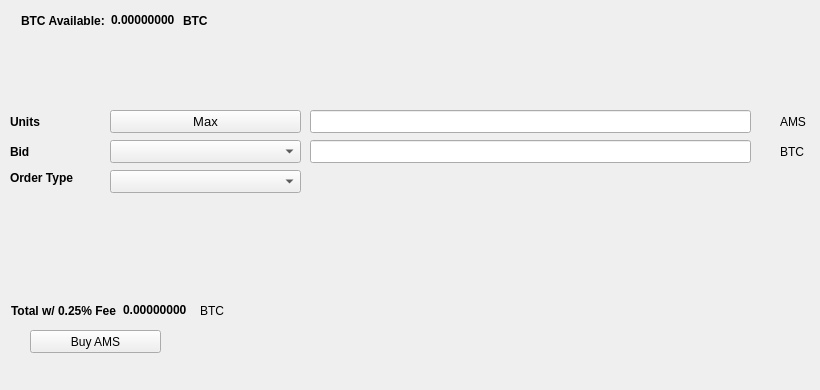
   <widget class="QWidget" name="BuyTab">
    <attribute name="title">
     <string>Buy</string>
    </attribute>
    <widget class="QPushButton" name="BuyAMS">
     <property name="geometry">
      <rect>
       <x>30</x>
       <y>330</y>
       <width>131</width>
       <height>23</height>
      </rect>
     </property>
     <property name="text">
      <string>Buy AMS</string>
     </property>
     <property name="icon">
      <iconset resource="../creacoin.qrc">
       <normaloff>:/icons/bitcoin</normaloff>:/icons/bitcoin</iconset>
     </property>
    </widget>
    <widget class="QLabel" name="label_3">
     <property name="geometry">
      <rect>
       <x>10</x>
       <y>110</y>
       <width>46</width>
       <height>23</height>
      </rect>
     </property>
     <property name="font">
      <font>
       <weight>75</weight>
       <bold>true</bold>
      </font>
     </property>
     <property name="text">
      <string>Units</string>
     </property>
    </widget>
    <widget class="QLineEdit" name="UnitsInput">
     <property name="geometry">
      <rect>
       <x>310</x>
       <y>110</y>
       <width>441</width>
       <height>23</height>
      </rect>
     </property>
     <property name="font">
      <font>
       <pointsize>9</pointsize>
       <weight>75</weight>
       <bold>true</bold>
      </font>
     </property>
    </widget>
    <widget class="QLineEdit" name="BuyBidPriceEdit">
     <property name="geometry">
      <rect>
       <x>310</x>
       <y>140</y>
       <width>441</width>
       <height>23</height>
      </rect>
     </property>
     <property name="font">
      <font>
       <pointsize>9</pointsize>
       <weight>75</weight>
       <bold>true</bold>
      </font>
     </property>
    </widget>
    <widget class="QLabel" name="label_4">
     <property name="geometry">
      <rect>
       <x>780</x>
       <y>110</y>
       <width>31</width>
       <height>23</height>
      </rect>
     </property>
     <property name="text">
      <string>AMS</string>
     </property>
    </widget>
    <widget class="QLabel" name="label_5">
     <property name="geometry">
      <rect>
       <x>780</x>
       <y>140</y>
       <width>31</width>
       <height>23</height>
      </rect>
     </property>
     <property name="text">
      <string>BTC</string>
     </property>
    </widget>
    <widget class="QLabel" name="label_6">
     <property name="geometry">
      <rect>
       <x>10</x>
       <y>140</y>
       <width>46</width>
       <height>23</height>
      </rect>
     </property>
     <property name="font">
      <font>
       <weight>75</weight>
       <bold>true</bold>
      </font>
     </property>
     <property name="text">
      <string>Bid</string>
     </property>
    </widget>
    <widget class="QLabel" name="label_7">
     <property name="geometry">
      <rect>
       <x>10</x>
       <y>170</y>
       <width>91</width>
       <height>16</height>
      </rect>
     </property>
     <property name="font">
      <font>
       <weight>75</weight>
       <bold>true</bold>
      </font>
     </property>
     <property name="text">
      <string>Order Type</string>
     </property>
    </widget>
    <widget class="QPushButton" name="Buy_Max_Amount">
     <property name="geometry">
      <rect>
       <x>110</x>
       <y>110</y>
       <width>191</width>
       <height>23</height>
      </rect>
     </property>
     <property name="font">
      <font>
       <pointsize>10</pointsize>
      </font>
     </property>
     <property name="text">
      <string>Max</string>
     </property>
    </widget>
    <widget class="QComboBox" name="BuyBidcomboBox">
     <property name="geometry">
      <rect>
       <x>110</x>
       <y>140</y>
       <width>191</width>
       <height>23</height>
      </rect>
     </property>
     <property name="font">
      <font>
       <pointsize>10</pointsize>
      </font>
     </property>
    </widget>
    <widget class="QComboBox" name="buyOrdertypeCombo">
     <property name="geometry">
      <rect>
       <x>110</x>
       <y>170</y>
       <width>191</width>
       <height>23</height>
      </rect>
     </property>
     <property name="font">
      <font>
       <pointsize>10</pointsize>
      </font>
     </property>
    </widget>
    <widget class="QWidget" name="layoutWidget1">
     <property name="geometry">
      <rect>
       <x>21</x>
       <y>11</y>
       <width>227</width>
       <height>19</height>
      </rect>
     </property>
     <layout class="QHBoxLayout" name="horizontalLayout_3">
      <item>
       <widget class="QLabel" name="label232">
        <property name="font">
         <font>
          <weight>75</weight>
          <bold>true</bold>
         </font>
        </property>
        <property name="text">
         <string>BTC Available:</string>
        </property>
       </widget>
      </item>
      <item>
       <widget class="QLabel" name="BtcAvailableLbl">
        <property name="palette">
         <palette>
          <active>
           <colorrole role="WindowText">
            <brush brushstyle="SolidPattern">
             <color alpha="255">
              <red>0</red>
              <green>0</green>
              <blue>0</blue>
             </color>
            </brush>
           </colorrole>
           <colorrole role="Button">
            <brush brushstyle="SolidPattern">
             <color alpha="255">
              <red>0</red>
              <green>170</green>
              <blue>0</blue>
             </color>
            </brush>
           </colorrole>
           <colorrole role="Light">
            <brush brushstyle="SolidPattern">
             <color alpha="255">
              <red>0</red>
              <green>255</green>
              <blue>0</blue>
             </color>
            </brush>
           </colorrole>
           <colorrole role="Midlight">
            <brush brushstyle="SolidPattern">
             <color alpha="255">
              <red>0</red>
              <green>212</green>
              <blue>0</blue>
             </color>
            </brush>
           </colorrole>
           <colorrole role="Dark">
            <brush brushstyle="SolidPattern">
             <color alpha="255">
              <red>0</red>
              <green>85</green>
              <blue>0</blue>
             </color>
            </brush>
           </colorrole>
           <colorrole role="Mid">
            <brush brushstyle="SolidPattern">
             <color alpha="255">
              <red>0</red>
              <green>113</green>
              <blue>0</blue>
             </color>
            </brush>
           </colorrole>
           <colorrole role="Text">
            <brush brushstyle="SolidPattern">
             <color alpha="255">
              <red>0</red>
              <green>170</green>
              <blue>0</blue>
             </color>
            </brush>
           </colorrole>
           <colorrole role="BrightText">
            <brush brushstyle="SolidPattern">
             <color alpha="255">
              <red>255</red>
              <green>255</green>
              <blue>255</blue>
             </color>
            </brush>
           </colorrole>
           <colorrole role="ButtonText">
            <brush brushstyle="SolidPattern">
             <color alpha="255">
              <red>0</red>
              <green>0</green>
              <blue>0</blue>
             </color>
            </brush>
           </colorrole>
           <colorrole role="Base">
            <brush brushstyle="SolidPattern">
             <color alpha="255">
              <red>255</red>
              <green>255</green>
              <blue>255</blue>
             </color>
            </brush>
           </colorrole>
           <colorrole role="Window">
            <brush brushstyle="SolidPattern">
             <color alpha="255">
              <red>0</red>
              <green>170</green>
              <blue>0</blue>
             </color>
            </brush>
           </colorrole>
           <colorrole role="Shadow">
            <brush brushstyle="SolidPattern">
             <color alpha="255">
              <red>0</red>
              <green>0</green>
              <blue>0</blue>
             </color>
            </brush>
           </colorrole>
           <colorrole role="AlternateBase">
            <brush brushstyle="SolidPattern">
             <color alpha="255">
              <red>127</red>
              <green>212</green>
              <blue>127</blue>
             </color>
            </brush>
           </colorrole>
           <colorrole role="ToolTipBase">
            <brush brushstyle="SolidPattern">
             <color alpha="255">
              <red>255</red>
              <green>255</green>
              <blue>220</blue>
             </color>
            </brush>
           </colorrole>
           <colorrole role="ToolTipText">
            <brush brushstyle="SolidPattern">
             <color alpha="255">
              <red>0</red>
              <green>0</green>
              <blue>0</blue>
             </color>
            </brush>
           </colorrole>
          </active>
          <inactive>
           <colorrole role="WindowText">
            <brush brushstyle="SolidPattern">
             <color alpha="255">
              <red>0</red>
              <green>0</green>
              <blue>0</blue>
             </color>
            </brush>
           </colorrole>
           <colorrole role="Button">
            <brush brushstyle="SolidPattern">
             <color alpha="255">
              <red>0</red>
              <green>170</green>
              <blue>0</blue>
             </color>
            </brush>
           </colorrole>
           <colorrole role="Light">
            <brush brushstyle="SolidPattern">
             <color alpha="255">
              <red>0</red>
              <green>255</green>
              <blue>0</blue>
             </color>
            </brush>
           </colorrole>
           <colorrole role="Midlight">
            <brush brushstyle="SolidPattern">
             <color alpha="255">
              <red>0</red>
              <green>212</green>
              <blue>0</blue>
             </color>
            </brush>
           </colorrole>
           <colorrole role="Dark">
            <brush brushstyle="SolidPattern">
             <color alpha="255">
              <red>0</red>
              <green>85</green>
              <blue>0</blue>
             </color>
            </brush>
           </colorrole>
           <colorrole role="Mid">
            <brush brushstyle="SolidPattern">
             <color alpha="255">
              <red>0</red>
              <green>113</green>
              <blue>0</blue>
             </color>
            </brush>
           </colorrole>
           <colorrole role="Text">
            <brush brushstyle="SolidPattern">
             <color alpha="255">
              <red>0</red>
              <green>170</green>
              <blue>0</blue>
             </color>
            </brush>
           </colorrole>
           <colorrole role="BrightText">
            <brush brushstyle="SolidPattern">
             <color alpha="255">
              <red>255</red>
              <green>255</green>
              <blue>255</blue>
             </color>
            </brush>
           </colorrole>
           <colorrole role="ButtonText">
            <brush brushstyle="SolidPattern">
             <color alpha="255">
              <red>0</red>
              <green>0</green>
              <blue>0</blue>
             </color>
            </brush>
           </colorrole>
           <colorrole role="Base">
            <brush brushstyle="SolidPattern">
             <color alpha="255">
              <red>255</red>
              <green>255</green>
              <blue>255</blue>
             </color>
            </brush>
           </colorrole>
           <colorrole role="Window">
            <brush brushstyle="SolidPattern">
             <color alpha="255">
              <red>0</red>
              <green>170</green>
              <blue>0</blue>
             </color>
            </brush>
           </colorrole>
           <colorrole role="Shadow">
            <brush brushstyle="SolidPattern">
             <color alpha="255">
              <red>0</red>
              <green>0</green>
              <blue>0</blue>
             </color>
            </brush>
           </colorrole>
           <colorrole role="AlternateBase">
            <brush brushstyle="SolidPattern">
             <color alpha="255">
              <red>127</red>
              <green>212</green>
              <blue>127</blue>
             </color>
            </brush>
           </colorrole>
           <colorrole role="ToolTipBase">
            <brush brushstyle="SolidPattern">
             <color alpha="255">
              <red>255</red>
              <green>255</green>
              <blue>220</blue>
             </color>
            </brush>
           </colorrole>
           <colorrole role="ToolTipText">
            <brush brushstyle="SolidPattern">
             <color alpha="255">
              <red>0</red>
              <green>0</green>
              <blue>0</blue>
             </color>
            </brush>
           </colorrole>
          </inactive>
          <disabled>
           <colorrole role="WindowText">
            <brush brushstyle="SolidPattern">
             <color alpha="255">
              <red>0</red>
              <green>85</green>
              <blue>0</blue>
             </color>
            </brush>
           </colorrole>
           <colorrole role="Button">
            <brush brushstyle="SolidPattern">
             <color alpha="255">
              <red>0</red>
              <green>170</green>
              <blue>0</blue>
             </color>
            </brush>
           </colorrole>
           <colorrole role="Light">
            <brush brushstyle="SolidPattern">
             <color alpha="255">
              <red>0</red>
              <green>255</green>
              <blue>0</blue>
             </color>
            </brush>
           </colorrole>
           <colorrole role="Midlight">
            <brush brushstyle="SolidPattern">
             <color alpha="255">
              <red>0</red>
              <green>212</green>
              <blue>0</blue>
             </color>
            </brush>
           </colorrole>
           <colorrole role="Dark">
            <brush brushstyle="SolidPattern">
             <color alpha="255">
              <red>0</red>
              <green>85</green>
              <blue>0</blue>
             </color>
            </brush>
           </colorrole>
           <colorrole role="Mid">
            <brush brushstyle="SolidPattern">
             <color alpha="255">
              <red>0</red>
              <green>113</green>
              <blue>0</blue>
             </color>
            </brush>
           </colorrole>
           <colorrole role="Text">
            <brush brushstyle="SolidPattern">
             <color alpha="255">
              <red>0</red>
              <green>85</green>
              <blue>0</blue>
             </color>
            </brush>
           </colorrole>
           <colorrole role="BrightText">
            <brush brushstyle="SolidPattern">
             <color alpha="255">
              <red>255</red>
              <green>255</green>
              <blue>255</blue>
             </color>
            </brush>
           </colorrole>
           <colorrole role="ButtonText">
            <brush brushstyle="SolidPattern">
             <color alpha="255">
              <red>0</red>
              <green>85</green>
              <blue>0</blue>
             </color>
            </brush>
           </colorrole>
           <colorrole role="Base">
            <brush brushstyle="SolidPattern">
             <color alpha="255">
              <red>0</red>
              <green>170</green>
              <blue>0</blue>
             </color>
            </brush>
           </colorrole>
           <colorrole role="Window">
            <brush brushstyle="SolidPattern">
             <color alpha="255">
              <red>0</red>
              <green>170</green>
              <blue>0</blue>
             </color>
            </brush>
           </colorrole>
           <colorrole role="Shadow">
            <brush brushstyle="SolidPattern">
             <color alpha="255">
              <red>0</red>
              <green>0</green>
              <blue>0</blue>
             </color>
            </brush>
           </colorrole>
           <colorrole role="AlternateBase">
            <brush brushstyle="SolidPattern">
             <color alpha="255">
              <red>0</red>
              <green>170</green>
              <blue>0</blue>
             </color>
            </brush>
           </colorrole>
           <colorrole role="ToolTipBase">
            <brush brushstyle="SolidPattern">
             <color alpha="255">
              <red>255</red>
              <green>255</green>
              <blue>220</blue>
             </color>
            </brush>
           </colorrole>
           <colorrole role="ToolTipText">
            <brush brushstyle="SolidPattern">
             <color alpha="255">
              <red>0</red>
              <green>0</green>
              <blue>0</blue>
             </color>
            </brush>
           </colorrole>
          </disabled>
         </palette>
        </property>
        <property name="font">
         <font>
          <weight>75</weight>
          <bold>true</bold>
         </font>
        </property>
        <property name="text">
         <string>0.00000000</string>
        </property>
        <property name="textInteractionFlags">
         <set>Qt::LinksAccessibleByMouse|Qt::TextSelectableByKeyboard|Qt::TextSelectableByMouse</set>
        </property>
       </widget>
      </item>
      <item>
       <widget class="QLabel" name="BtcAvailableLbl_2">
        <property name="font">
         <font>
          <weight>75</weight>
          <bold>true</bold>
         </font>
        </property>
        <property name="text">
         <string>BTC</string>
        </property>
       </widget>
      </item>
     </layout>
    </widget>
    <widget class="QWidget" name="layoutWidge2">
     <property name="geometry">
      <rect>
       <x>11</x>
       <y>301</y>
       <width>259</width>
       <height>19</height>
      </rect>
     </property>
     <layout class="QHBoxLayout" name="horizontalLayout_4">
      <item>
       <widget class="QLabel" name="label_9">
        <property name="font">
         <font>
          <weight>75</weight>
          <bold>true</bold>
         </font>
        </property>
        <property name="text">
         <string>Total w/ 0.25% Fee</string>
        </property>
       </widget>
      </item>
      <item>
       <widget class="QLabel" name="BuyCostLabel">
        <property name="palette">
         <palette>
          <active>
           <colorrole role="WindowText">
            <brush brushstyle="SolidPattern">
             <color alpha="255">
              <red>0</red>
              <green>0</green>
              <blue>0</blue>
             </color>
            </brush>
           </colorrole>
           <colorrole role="Button">
            <brush brushstyle="SolidPattern">
             <color alpha="255">
              <red>0</red>
              <green>170</green>
              <blue>0</blue>
             </color>
            </brush>
           </colorrole>
           <colorrole role="Light">
            <brush brushstyle="SolidPattern">
             <color alpha="255">
              <red>0</red>
              <green>255</green>
              <blue>0</blue>
             </color>
            </brush>
           </colorrole>
           <colorrole role="Midlight">
            <brush brushstyle="SolidPattern">
             <color alpha="255">
              <red>0</red>
              <green>212</green>
              <blue>0</blue>
             </color>
            </brush>
           </colorrole>
           <colorrole role="Dark">
            <brush brushstyle="SolidPattern">
             <color alpha="255">
              <red>0</red>
              <green>85</green>
              <blue>0</blue>
             </color>
            </brush>
           </colorrole>
           <colorrole role="Mid">
            <brush brushstyle="SolidPattern">
             <color alpha="255">
              <red>0</red>
              <green>113</green>
              <blue>0</blue>
             </color>
            </brush>
           </colorrole>
           <colorrole role="Text">
            <brush brushstyle="SolidPattern">
             <color alpha="255">
              <red>0</red>
              <green>170</green>
              <blue>0</blue>
             </color>
            </brush>
           </colorrole>
           <colorrole role="BrightText">
            <brush brushstyle="SolidPattern">
             <color alpha="255">
              <red>255</red>
              <green>255</green>
              <blue>255</blue>
             </color>
            </brush>
           </colorrole>
           <colorrole role="ButtonText">
            <brush brushstyle="SolidPattern">
             <color alpha="255">
              <red>0</red>
              <green>0</green>
              <blue>0</blue>
             </color>
            </brush>
           </colorrole>
           <colorrole role="Base">
            <brush brushstyle="SolidPattern">
             <color alpha="255">
              <red>255</red>
              <green>255</green>
              <blue>255</blue>
             </color>
            </brush>
           </colorrole>
           <colorrole role="Window">
            <brush brushstyle="SolidPattern">
             <color alpha="255">
              <red>0</red>
              <green>170</green>
              <blue>0</blue>
             </color>
            </brush>
           </colorrole>
           <colorrole role="Shadow">
            <brush brushstyle="SolidPattern">
             <color alpha="255">
              <red>0</red>
              <green>0</green>
              <blue>0</blue>
             </color>
            </brush>
           </colorrole>
           <colorrole role="AlternateBase">
            <brush brushstyle="SolidPattern">
             <color alpha="255">
              <red>127</red>
              <green>212</green>
              <blue>127</blue>
             </color>
            </brush>
           </colorrole>
           <colorrole role="ToolTipBase">
            <brush brushstyle="SolidPattern">
             <color alpha="255">
              <red>255</red>
              <green>255</green>
              <blue>220</blue>
             </color>
            </brush>
           </colorrole>
           <colorrole role="ToolTipText">
            <brush brushstyle="SolidPattern">
             <color alpha="255">
              <red>0</red>
              <green>0</green>
              <blue>0</blue>
             </color>
            </brush>
           </colorrole>
          </active>
          <inactive>
           <colorrole role="WindowText">
            <brush brushstyle="SolidPattern">
             <color alpha="255">
              <red>0</red>
              <green>0</green>
              <blue>0</blue>
             </color>
            </brush>
           </colorrole>
           <colorrole role="Button">
            <brush brushstyle="SolidPattern">
             <color alpha="255">
              <red>0</red>
              <green>170</green>
              <blue>0</blue>
             </color>
            </brush>
           </colorrole>
           <colorrole role="Light">
            <brush brushstyle="SolidPattern">
             <color alpha="255">
              <red>0</red>
              <green>255</green>
              <blue>0</blue>
             </color>
            </brush>
           </colorrole>
           <colorrole role="Midlight">
            <brush brushstyle="SolidPattern">
             <color alpha="255">
              <red>0</red>
              <green>212</green>
              <blue>0</blue>
             </color>
            </brush>
           </colorrole>
           <colorrole role="Dark">
            <brush brushstyle="SolidPattern">
             <color alpha="255">
              <red>0</red>
              <green>85</green>
              <blue>0</blue>
             </color>
            </brush>
           </colorrole>
           <colorrole role="Mid">
            <brush brushstyle="SolidPattern">
             <color alpha="255">
              <red>0</red>
              <green>113</green>
              <blue>0</blue>
             </color>
            </brush>
           </colorrole>
           <colorrole role="Text">
            <brush brushstyle="SolidPattern">
             <color alpha="255">
              <red>0</red>
              <green>170</green>
              <blue>0</blue>
             </color>
            </brush>
           </colorrole>
           <colorrole role="BrightText">
            <brush brushstyle="SolidPattern">
             <color alpha="255">
              <red>255</red>
              <green>255</green>
              <blue>255</blue>
             </color>
            </brush>
           </colorrole>
           <colorrole role="ButtonText">
            <brush brushstyle="SolidPattern">
             <color alpha="255">
              <red>0</red>
              <green>0</green>
              <blue>0</blue>
             </color>
            </brush>
           </colorrole>
           <colorrole role="Base">
            <brush brushstyle="SolidPattern">
             <color alpha="255">
              <red>255</red>
              <green>255</green>
              <blue>255</blue>
             </color>
            </brush>
           </colorrole>
           <colorrole role="Window">
            <brush brushstyle="SolidPattern">
             <color alpha="255">
              <red>0</red>
              <green>170</green>
              <blue>0</blue>
             </color>
            </brush>
           </colorrole>
           <colorrole role="Shadow">
            <brush brushstyle="SolidPattern">
             <color alpha="255">
              <red>0</red>
              <green>0</green>
              <blue>0</blue>
             </color>
            </brush>
           </colorrole>
           <colorrole role="AlternateBase">
            <brush brushstyle="SolidPattern">
             <color alpha="255">
              <red>127</red>
              <green>212</green>
              <blue>127</blue>
             </color>
            </brush>
           </colorrole>
           <colorrole role="ToolTipBase">
            <brush brushstyle="SolidPattern">
             <color alpha="255">
              <red>255</red>
              <green>255</green>
              <blue>220</blue>
             </color>
            </brush>
           </colorrole>
           <colorrole role="ToolTipText">
            <brush brushstyle="SolidPattern">
             <color alpha="255">
              <red>0</red>
              <green>0</green>
              <blue>0</blue>
             </color>
            </brush>
           </colorrole>
          </inactive>
          <disabled>
           <colorrole role="WindowText">
            <brush brushstyle="SolidPattern">
             <color alpha="255">
              <red>0</red>
              <green>85</green>
              <blue>0</blue>
             </color>
            </brush>
           </colorrole>
           <colorrole role="Button">
            <brush brushstyle="SolidPattern">
             <color alpha="255">
              <red>0</red>
              <green>170</green>
              <blue>0</blue>
             </color>
            </brush>
           </colorrole>
           <colorrole role="Light">
            <brush brushstyle="SolidPattern">
             <color alpha="255">
              <red>0</red>
              <green>255</green>
              <blue>0</blue>
             </color>
            </brush>
           </colorrole>
           <colorrole role="Midlight">
            <brush brushstyle="SolidPattern">
             <color alpha="255">
              <red>0</red>
              <green>212</green>
              <blue>0</blue>
             </color>
            </brush>
           </colorrole>
           <colorrole role="Dark">
            <brush brushstyle="SolidPattern">
             <color alpha="255">
              <red>0</red>
              <green>85</green>
              <blue>0</blue>
             </color>
            </brush>
           </colorrole>
           <colorrole role="Mid">
            <brush brushstyle="SolidPattern">
             <color alpha="255">
              <red>0</red>
              <green>113</green>
              <blue>0</blue>
             </color>
            </brush>
           </colorrole>
           <colorrole role="Text">
            <brush brushstyle="SolidPattern">
             <color alpha="255">
              <red>0</red>
              <green>85</green>
              <blue>0</blue>
             </color>
            </brush>
           </colorrole>
           <colorrole role="BrightText">
            <brush brushstyle="SolidPattern">
             <color alpha="255">
              <red>255</red>
              <green>255</green>
              <blue>255</blue>
             </color>
            </brush>
           </colorrole>
           <colorrole role="ButtonText">
            <brush brushstyle="SolidPattern">
             <color alpha="255">
              <red>0</red>
              <green>85</green>
              <blue>0</blue>
             </color>
            </brush>
           </colorrole>
           <colorrole role="Base">
            <brush brushstyle="SolidPattern">
             <color alpha="255">
              <red>0</red>
              <green>170</green>
              <blue>0</blue>
             </color>
            </brush>
           </colorrole>
           <colorrole role="Window">
            <brush brushstyle="SolidPattern">
             <color alpha="255">
              <red>0</red>
              <green>170</green>
              <blue>0</blue>
             </color>
            </brush>
           </colorrole>
           <colorrole role="Shadow">
            <brush brushstyle="SolidPattern">
             <color alpha="255">
              <red>0</red>
              <green>0</green>
              <blue>0</blue>
             </color>
            </brush>
           </colorrole>
           <colorrole role="AlternateBase">
            <brush brushstyle="SolidPattern">
             <color alpha="255">
              <red>0</red>
              <green>170</green>
              <blue>0</blue>
             </color>
            </brush>
           </colorrole>
           <colorrole role="ToolTipBase">
            <brush brushstyle="SolidPattern">
             <color alpha="255">
              <red>255</red>
              <green>255</green>
              <blue>220</blue>
             </color>
            </brush>
           </colorrole>
           <colorrole role="ToolTipText">
            <brush brushstyle="SolidPattern">
             <color alpha="255">
              <red>0</red>
              <green>0</green>
              <blue>0</blue>
             </color>
            </brush>
           </colorrole>
          </disabled>
         </palette>
        </property>
        <property name="font">
         <font>
          <weight>75</weight>
          <bold>true</bold>
         </font>
        </property>
        <property name="autoFillBackground">
         <bool>false</bool>
        </property>
        <property name="text">
         <string>0.00000000</string>
        </property>
        <property name="textInteractionFlags">
         <set>Qt::LinksAccessibleByMouse|Qt::TextSelectableByMouse</set>
        </property>
       </widget>
      </item>
      <item>
       <widget class="QLabel" name="label_10">
        <property name="font">
         <font>
          <weight>50</weight>
          <bold>false</bold>
         </font>
        </property>
        <property name="text">
         <string>BTC</string>
        </property>
       </widget>
      </item>
     </layout>
    </widget>
    <widget class="QLabel" name="label_24">
     <property name="geometry">
      <rect>
       <x>460</x>
       <y>300</y>
       <width>281</width>
       <height>81</height>
      </rect>
     </property>
     <property name="text">
      <string/>
     </property>
     <property name="pixmap">
      <pixmap>:/images/bittrex</pixmap>
     </property>
    </widget>
   </widget>
